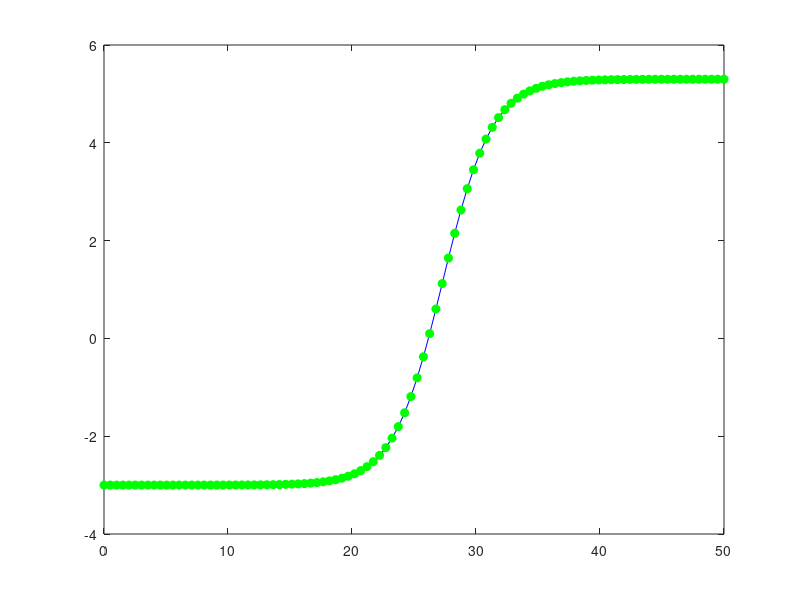

Recreate this plot in MATLAB.
function fzero_sigmoid()
    global input_list;

    x_init = linspace(0, 50, 100);
    success_x = [];
    success_y = [];
    fail_x = [];
    fail_y = [];
    
    for i = 1:length(x_init)
        [~, ~, exitflag] = fzero(@sigmoid_func, x_init(i));
        [y_val, ~] = sigmoid_func(x_init(i));
        
        if exitflag == 1
            success_x(end+1) = x_init(i);
            success_y(end+1) = y_val;
        else
            fail_x(end+1) = x_init(i);
            fail_y(end+1) = y_val;
        end
    end

    %plot starting value as green if exit is fine
    x_range = linspace(0, 50, 100);
    [y_vals, ~] = sigmoid_func(x_range);
    plot(x_range, y_vals, "b-")
    hold on
    plot(success_x, success_y, 'go', "MarkerFaceColor", "g");
    plot(fail_x, fail_y, 'ro', "MarkerFaceColor", "r");
end


% function secant_sigmoid()
%     x1_init = linspace(0, 50, 200);
%     x2_init = linspace(0, 50, 200); 
%     dx_tol = 1e-14;
%     y_tol = 1e-14;
% 
%     hold on
% 
%     x0_success = [];
%     x1_success = [];
% 
%     x0_fail = [];
%     x1_fail = [];
% 
%     for i = 1:length(x1_init)
%         for j = 1:length(x2_init)
%             [~, exit, ~] = secant(@sigmoid_func, x1_init(i), x2_init(j), 200, dx_tol, y_tol);
% 
%             if exit == 0
%                 % green when solved fully
%                 x0_success(end+1) = x1_init(i);
%                 x1_success(end+1) = x2_init(j);
%             else
%                 % red when not solved fully
%                 x0_fail(end+1) = x1_init(i);
%                 x1_fail(end+1) = x2_init(j);
%             end
%         end
%     end
% 
%     plot(x0_success, x1_success, 'go', "MarkerFaceColor", "g", "MarkerSize",2);
%     plot(x0_fail, x1_fail, 'ro', "MarkerFaceColor", "r", "MarkerSize",2);
% end


% function newton_sigmoid()
%     x_init = linspace(0, 50, 100);
%     dx_tol = 1e-14;
%     y_tol = 1e-14;
%     success_x = [];
%     success_y = [];
%     fail_x = [];
%     fail_y = [];
% 
%     for i = 1:length(x_init)
%         [~, exit, ~] = newton(@sigmoid_func, x_init(i), 200, dx_tol, y_tol);
%         [y_val, ~] = sigmoid_func(x_init(i));
% 
%         if exit == 0
%             % green when solved fully
%             success_x(end+1) = x_init(i);
%             success_y(end+1) = y_val;
%         else
%             % red when not solved fully
%             fail_x(end+1) = x_init(i);
%             fail_y(end+1) = y_val;
%         end
%     end
% 
%     % plot starting value as green if exit is fine
%     x_range = linspace(0, 50, 100);
%     [y_vals, ~] = sigmoid_func(x_range);
%     plot(x_range, y_vals, "b-")
%     hold on
%     plot(success_x, success_y, 'go', "MarkerFaceColor", "g");
%     plot(fail_x, fail_y, 'ro', "MarkerFaceColor", "r");
% end

function [f_val, dfdx] = sigmoid_func(x)
    global input_list;

    if length(x) == 1
        input_list(:,end+1) = x;
    end

    a = 27.3; b = 2; c = 8.3; d = -3;
    H = exp((x-a)/b);
    dH = H/b;
    L = 1+H;
    dL = dH;
    f_val = c*H./L+d;
    dfdx = c*(L.*dH-H.*dL)./(L.^2);
end